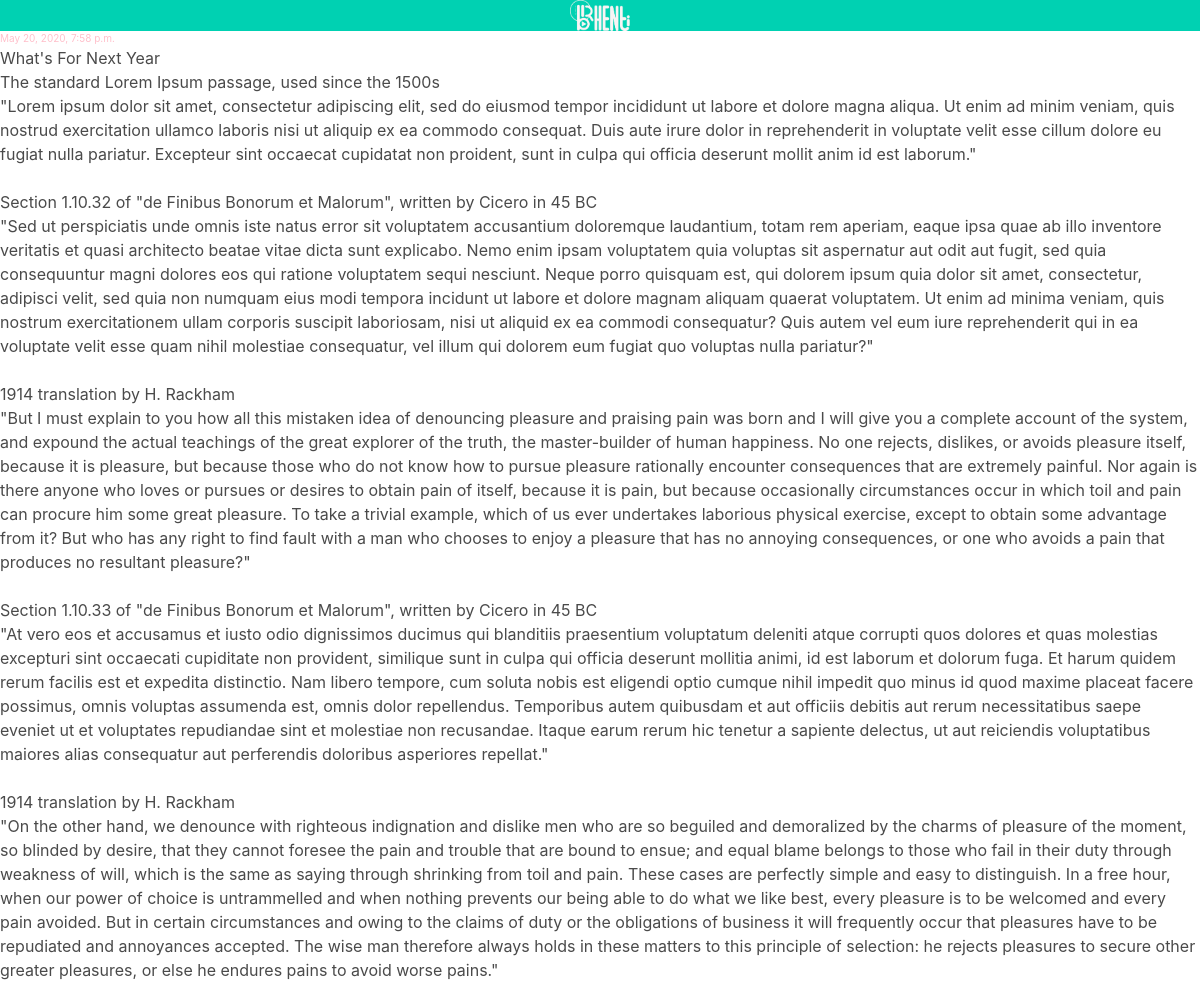
Screenshot of /post/3/ with the database file from the repository.
### blog/models.py (models this page shows, shortened)
class Post(models.Model):
    author = models.ForeignKey(settings.AUTH_USER_MODEL, on_delete=models.CASCADE)
    title  = models.CharField(max_length=200)
    text   = models.TextField()
    created_date = models.DateTimeField(default=timezone.now)
    published_date = models.DateTimeField(blank=True, null=True)

### blog/views.py (the view)
# urls.py: path('post/<int:pk>/', views.post_detail, name='post_detail'),
def post_detail(request,pk):
    post = get_object_or_404(Post, pk=pk)
    return render(request, 'blog/post_detail.html', {'post':post})

### blog/templates/blog/post_detail.html
{% extends 'blog/base.html' %}
{% block content %}
    <div class="post">
        {% if post.published_date %}
            <div class="date">
                {{ post.published_date }}
            </div>
        {% endif %}
        <h2>{{ post.title }}</h2>
        <p>{{ post.text|linebreaksbr }}</p>
    </div>
{% endblock %}

### blog/templates/blog/base.html (shortened to what this page needs)
{% load static %}
<html>
    <head>
        <link rel="stylesheet" href="https://cdn.jsdelivr.net/npm/bulma@0.9.0/css/bulma.min.css">
        <link rel="stylesheet" href="{% static 'css/blog.css' %}" type="text/css" >
    </head>
    <section class="hero is-primary">
    <nav class ="level">
        <div class="level-item has-text-left">
            <img src="/static/logo.png" alt="logo" width="60" height="30">
        </div>
    </nav>
</section>
    <body>
        <div class="list">
                {% block content %}
                {% endblock %}
        </div>
    </body>
</html>

### blog/static/css/blog.css (style rules this page uses)
p { word-wrap:break-word; }
.date { color:pink; font-size: 10px; }

### rows the page displays
Post: published_date "May 20, 2020, 7:58 p.m.", title "What's For Next Year", text "The standard Lorem Ipsum passage, used since the 1500s \"Lorem ipsum dolor sit amet, consectetur adipiscing elit, sed do eiusmod tempor incididunt ut labore et dolore magna aliqua. Ut enim ad minim veniam, quis nostrud exercitation ullamco laboris nisi ut aliquip ex ea commodo consequat. Duis aute irure dolor in reprehenderit in voluptate velit esse cillum dolore eu fugiat nulla pariatur. Excepteur sint occaecat cupidatat non proident, sunt in culpa qui officia deserunt mollit anim id est laborum.\" Section 1.10.32 of \"de Finibus Bonorum et Malorum\", written by Cicero in 45 BC \"Sed ut perspiciatis unde omnis iste natus error sit voluptatem accusantium doloremque laudantium, totam rem aperiam,…"
